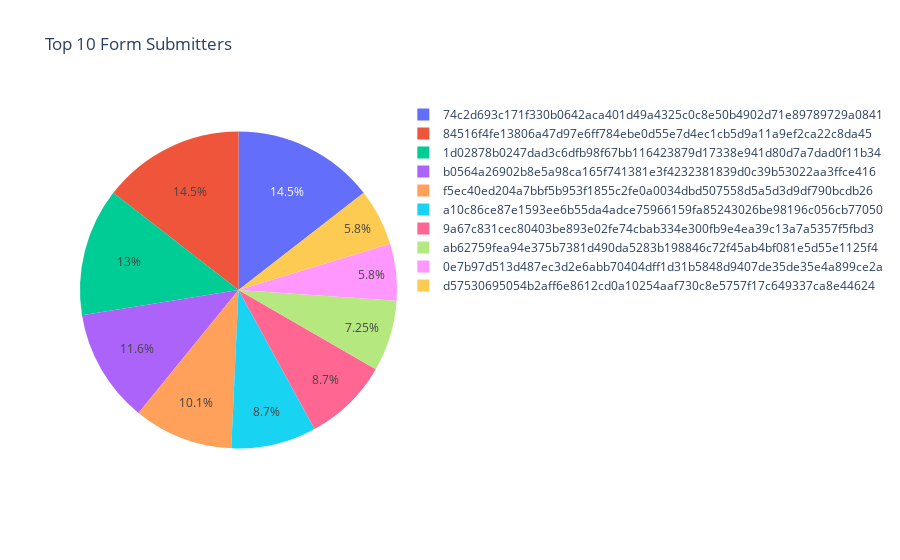

Notebook code cell kept with this figure:
### Code cell
q2 = q1.copy()

all_people = q2['Student UD ID Number:']
all_people_set = set(all_people)

people_count = {}

for each_person in all_people:
    if each_person in all_people_set:
        if each_person in people_count:
            people_count[each_person] += 1
        else:
            people_count[each_person] = 0

sorted_people_by_submission_count: list[tuple[str, int]] = sorted(people_count.items(), key=lambda x: x[1], reverse=True)

top_10_people = [x[0] for x in sorted_people_by_submission_count[:10]]
top_10_values = [x[1] for x in sorted_people_by_submission_count[:10]]

px.pie(values=top_10_values, names=top_10_people, title="Top 10 Form Submitters")

### Figure 1 — Plotly figure (JSON) as saved in the notebook; plotly's stock layout.template omitted (floating-point values rounded to 4 significant figures)
{"data": [{"domain": {"x": [0, 1], "y": [0, 1]}, "hovertemplate": "label=%{label}<br>value=%{value}<extra></extra>", "labels": ["74c2d693c171f330b0642aca401d49a4325c0c8e50b4902d71e89789729a0841", "84516f4fe13806a47d97e6ff784ebe0d55e7d4ec1cb5d9a11a9ef2ca22c8da45", "1d02878b0247dad3c6dfb98f67bb116423879d17338e941d80d7a7dad0f11b34", "b0564a26902b8e5a98ca165f741381e3f4232381839d0c39b53022aa3ffce416", "f5ec40ed204a7bbf5b953f1855c2fe0a0034dbd507558d5a5d3d9df790bcdb26", "a10c86ce87e1593ee6b55da4adce75966159fa85243026be98196c056cb77050", "9a67c831cec80403be893e02fe74cbab334e300fb9e4ea39c13a7a5357f5fbd3", "ab62759fea94e375b7381d490da5283b198846c72f45ab4bf081e5d55e1125f4", "0e7b97d513d487ec3d2e6abb70404dff1d31b5848d9407de35de35e4a899ce2a", "d57530695054b2aff6e8612cd0a10254aaf730c8e5757f17c649337ca8e44624"], "legendgroup": "", "name": "", "showlegend": true, "type": "pie", "values": [10, 10, 9, 8, 7, 6, 6, 5, 4, 4]}], "layout": {"legend": {"tracegroupgap": 0}, "title": {"text": "Top 10 Form Submitters"}}}
